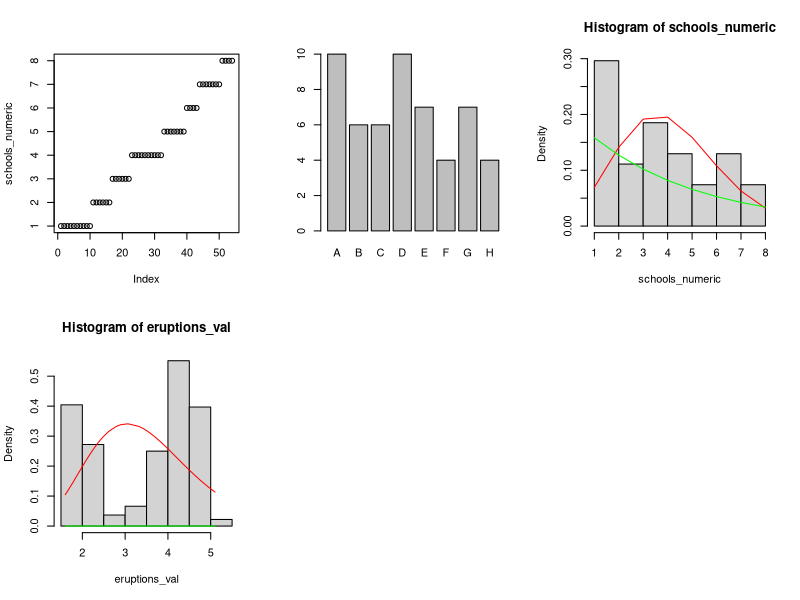

Reproduce this figure in R. (Note: this script raises an error after producing the figure.)
par(mfrow=c(2,3))
library(MASS)

schools <- painters[["School"]]
#schools <- painters["School"]
print(schools)



#determinam repartitia utilizand un test(estimatori ai repartitiei)
#range(schools)
schools_numeric <- c()
for(i in 1:length(schools)) {
  if(schools[i] == 'A') {
    schools_numeric[i] = 1;
  } else
    if(schools[i] == 'B') {
      schools_numeric[i] = 2;
    }else
      if(schools[i] == 'C') {
        schools_numeric[i] = 3;
      }else
        if(schools[i] == 'D') {
          schools_numeric[i] = 4;
        }else
          if(schools[i] == 'E') {
            schools_numeric[i] = 5;
          }else
            if(schools[i] == 'F') {
              schools_numeric[i] = 6;
            }else
              if(schools[i] == 'G') {
                schools_numeric[i] = 7;
              }else
                if(schools[i] == 'H') {
                  schools_numeric[i] = 8;
                }
}

range(schools_numeric)
plot(schools_numeric)
plot(schools)

mean(schools_numeric)
var(schools_numeric)
#painters[["School"]]
hist(schools_numeric, probability=TRUE)
ll<-fitdistr(schools_numeric,"Poisson")
lambda <- 4.074074 
lines(schools_numeric,dpois(schools_numeric, lambda ), col="red")

ll2<-fitdistr(schools_numeric,"geometric")
lines(schools_numeric,dgeom(schools_numeric, 0.19708029 ), col="green")


n <- c(10, 6,6,10,7,4,6,4)
p4=rep(0,each=8)
for(i in 1:7) {
  p4[i] = dpois(i-1,lambda)
}
p4[8] = 1-ppois(6,lambda)
len <- length(schools_numeric)
d4 = sum(n^2/(len*p4))-len
d4

qchisq(1-0.05,7)
#nu este rep poission deoarece d4<qchisq...

#-----------------
n <- c(10, 6,6,10,7,4,6,4)
pest<- 1/(1+mean(schools_numeric))
pest

p = integer(5)
for(i in 1:7){
  p[i] = dgeom(i-1, pest)
}
r<-1
k<-8
#k-r-1
p[8] = 1-pgeom(k-r-1, pest)

len <-length(schools_numeric) 
d = sum(n^2/(len*p))-len
d
qchisq(1-0.04, k-r-1)

#Repartitia geometrica cu p=p_estimat=0.1970803 este acceptata la nivelul 
#de semnificatie de 4%



eruptions <- faithful["eruptions"]
print( eruptions)

eruptions_val <- faithful[["eruptions"]]


#plot(eruptions_val)
#ller<-fitdistr(schools_numeric,"beta")
#lambda <-0.19708029 
#plot(density(eruptions_val))
#lines(schools_numeric,dgeom(eruptions_val,  ), col="green")

#plot(ecdf(erruptions_val))
ller<-fitdistr(eruptions_val,"gamma")

eruptions_val <- sort(eruptions_val)
hist(eruptions_val, probability = TRUE)

lines(eruptions_val, dgamma(eruptions_val, 7.9664117,  2.2840913 ), col="red")

fitdistr(eruptions_val,"normal")

lines(eruptions_val, dbeta(eruptions_val,  0.5, 0.5  ), col="green")



fitdistr(eruptions_val,"t")
fitdistr(eruptions_val,"beta")

lines(eruptions_val, dnorm(eruptions_val,  3.48778309,  1.13927121  ), col="blue")


lines(eruptions_val, dgamma(eruptions_val, 7.9664117,  2.2840913 ,lower=0.01), col="red")

#fitdistr(eruptions_val, dbeta, list(shape1 = 0.5, shape2=0.5), lower = 0.01)
lines(eruptions_val, dbeta(eruptions_val,4,3), col="green")



#distributia frecventelor
print("Distributia frecventelor scolilor de pictura din datasetul painters:")
cbind(table(painters$School))

print("Distributia frecventelor duratelor de eruptie din datasetul faithful")
#aflam valoarea minima si maxima
range(faithful$eruptions)
duration.freq = table(cut(faithful$eruptions, seq(1.6, 5.1, by = 0.2), right = FALSE))
cbind(duration.freq)



